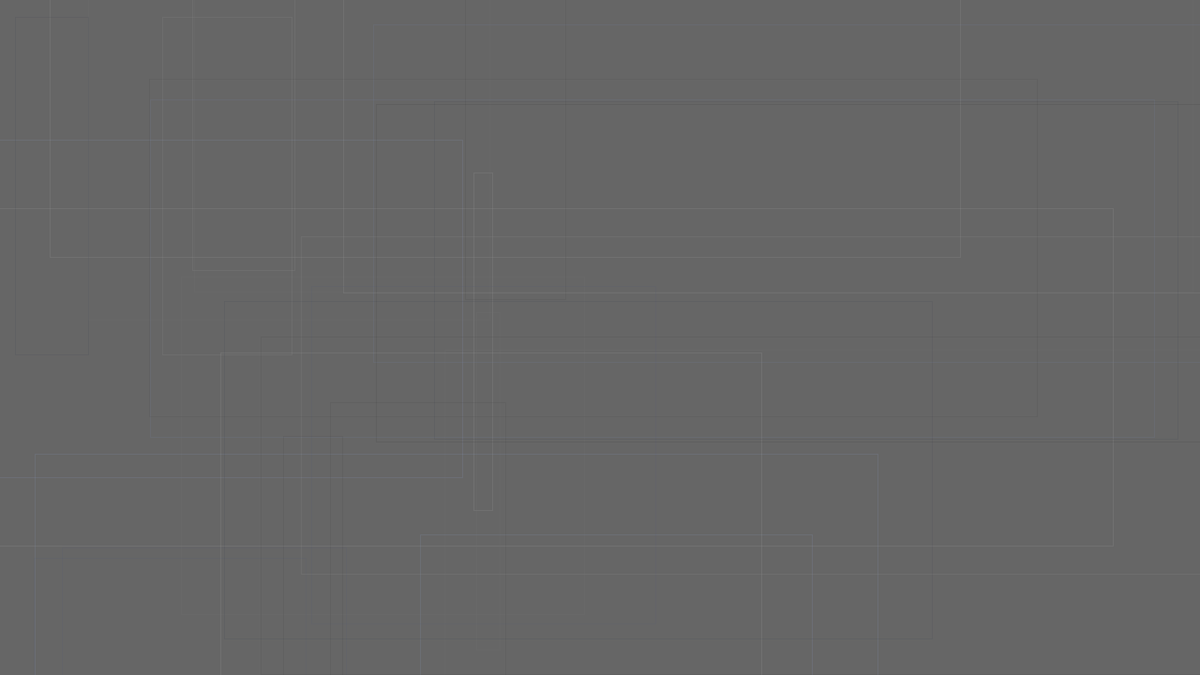
Frame 1 (no input)
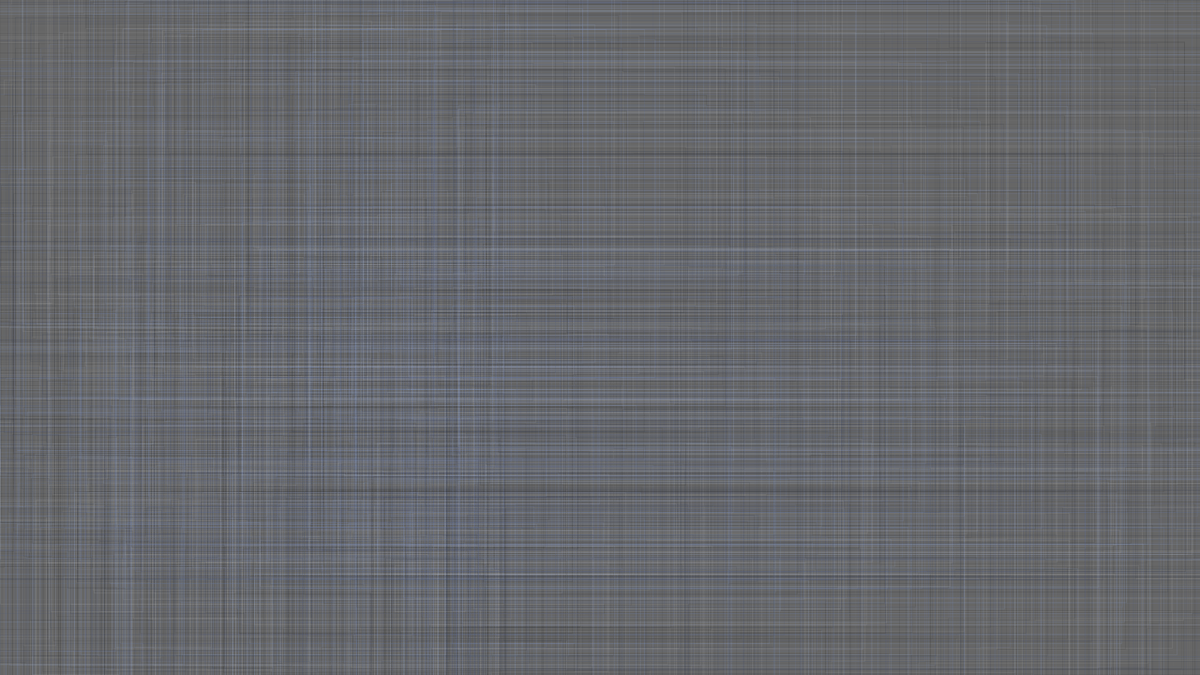
Frame 60 (the mouse pressed at the canvas centre just before this capture)
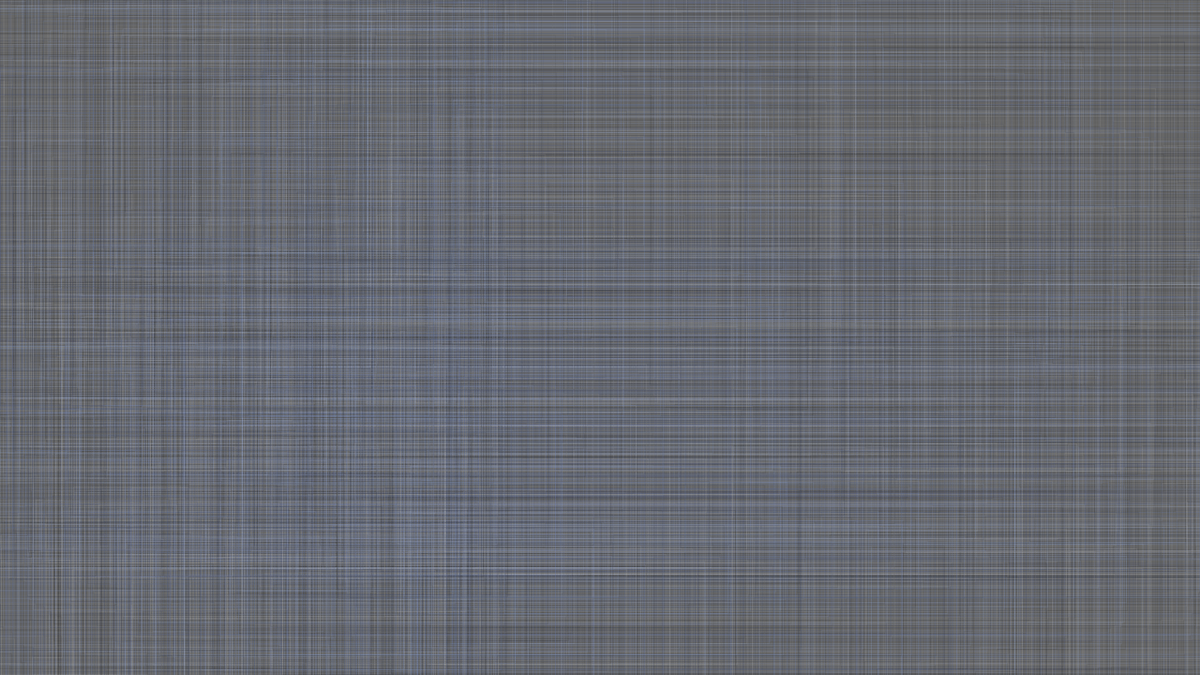
Frame 120 (the mouse held since frame 60 and released just before this capture)

The Processing sketch that drew these frames (run headless with seeded random() and noise(); from frame 60 on, the mouse is pressed at the canvas centre):

// Processing sketch: Week3_Final
// ── Week3_Final.pde
// This work is based on a beautiful poem by Jane Tyson Clement - "There are things..."
// It is a slowly evolving space with a continuous rhythmic sequence of the last verse.
// Each sentence is clearly stated, before it gently fades away.
//

String[] poem = {
  "It is foolish to have wisdom", 
  "and folly to be blind", 
  "to see and take and question", 
  "must nourish any mind", 
  "reserve a quiet judgement", 
  "until the heart is old", 
  "when fewer words are needed", 
  "before the tale is told"
};

color[] colors = {
  #757575, 
  #363636, 
  #B5B5B5, 
  #292929, 
  #9C9C9C, 
  #88A2D8, 
  #2E374A, 
  #485672, 
  #7085B2
};

color bgColor = #666666;
color textColor = #EAEAE8;
int counter = 0;
int lineNumber = 0;
int fontSizeMax = 68;
int fontSizeMin = 42;
int numLines = 8;
int numColors = 9;

void setup() {
  size(1280, 720);
  background(bgColor);
  text("", -1, -1); // kludge to hide glitchy loading of font
}

void draw() {
  int speed = 30;

  for (int i = 0; i < speed; i++) {
    drawBox();
    counter++;
  }

  if (counter > 300 * speed) {  
    drawNextLine();
    counter = 0;
  }
}

void drawNextLine() {
  textSize(random(fontSizeMin, fontSizeMax));
  textAlign(CENTER);
  fill(textColor);
  
  text(poem[lineNumber], width / 2 + random(- width / 6, width / 6), random(height - 200) + 100);
  incLineNumber();
}

void incLineNumber() {
  lineNumber++;

  if (lineNumber >= numLines) {
    lineNumber = 0;
  }
}

void drawBox()
{
  noFill();
  strokeWeight(random(0.1));

  float x1 = random(width / 2);
  float y1 = random(height);
  float x2 = random(width);
  float y2 = (height);

  stroke(colors[int(random(numColors))]);
  rect(int(x1 - 100), int(y1 - 100), int(x2), int(y2) - (height / 2));
}
